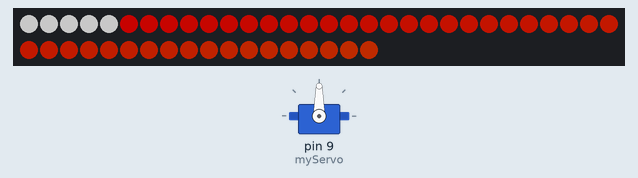
Bench run of a sketch on a simulated Arduino Uno, built with avr-gcc and run on an emulated ATmega328P. On the bench: 48 RGB LEDs in strip order, left to right, continuing on the next row, servo. Dim RGB values are drawn brighter than linear.

Above: at 0.06 s.
At 1.86 s:
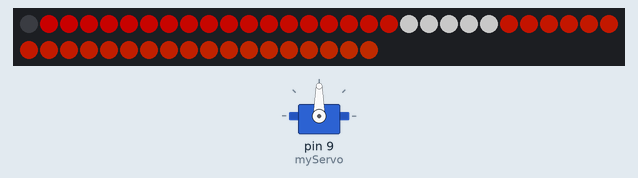
At 3.56 s:
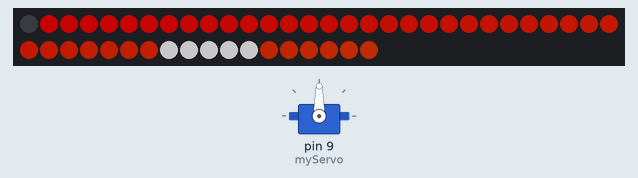
At 7.05 s:
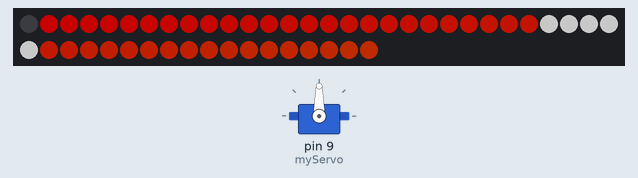
At 10.54 s:
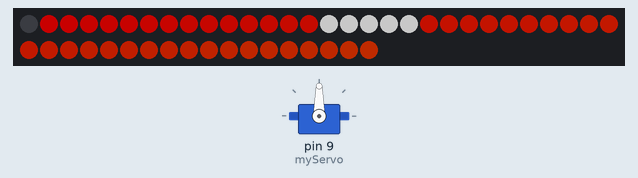
At 14.12 s:
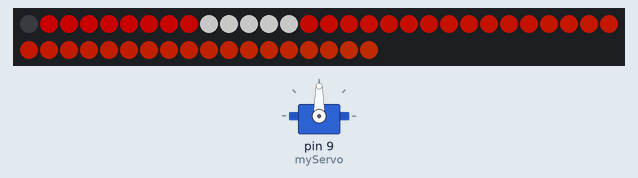

The sketch:

NUI_005_Geo_Box_02.ino
```cpp
#include <Adafruit_NeoPixel.h>
#ifdef __AVR__
#include <avr/power.h>
#endif

#define PIN 6

#define NUM_LEDS 48
#define BRIGHTNESS 100

#include <Servo.h>

Adafruit_NeoPixel strip = Adafruit_NeoPixel(NUM_LEDS, PIN, NEO_GRBW + NEO_KHZ800);

Servo myServo;  // create servo object to control a servo

int const potPin = A1; // analog pin used to connect the potentiometer
int potVal;  // variable to read the value from the analog pin
int angle;   // variable to hold the angle for the servo motor

void setup() {
  // This is for Trinket 5V 16MHz, you can remove these three lines if you are not using a Trinket
#if defined (__AVR_ATtiny85__)
  if (F_CPU == 16000000) clock_prescale_set(clock_div_1);
#endif
  // End of trinket special code

  strip.begin();
  strip.show(); // Initialize all pixels to 'off'
  strip.setBrightness(BRIGHTNESS);

  myServo.attach(9); // attaches the servo on pin 9 to the servo object
  Serial.begin(9600); // open a serial connection to your computer
}

void loop() {

  sunset(20, 75, 5);

}

void sunset(uint8_t wait, uint8_t whiteSpeed, uint8_t whiteLength ) {

  if (whiteLength >= strip.numPixels()) whiteLength = strip.numPixels() - 1;

  int head = whiteLength - 1;
  int tail = 0;

  int loops = 3;
  int loopNum = 0;

  static unsigned long lastTime = 0;


  while (true) {
    for (int j = 0; j < 256; j++) {
      for (uint16_t i = 0; i < strip.numPixels(); i++) {
        if ((i >= tail && i <= head) || (tail > head && i >= tail) || (tail > head && i <= head) ) {
          strip.setPixelColor(i, strip.Color(0, 0, 0, 255 ) );
        }
        else {
          strip.setPixelColor(i, 256 - i, i, 0, 0);
        }

      }

      if (millis() - lastTime > whiteSpeed) {
        head++;
        tail++;
        if (head == strip.numPixels()) {
          loopNum++;
        }
        lastTime = millis();
      }

      if (loopNum == loops) return;

      head %= strip.numPixels();
      tail %= strip.numPixels();
      strip.show();
      delay(wait);
    }
  }

}


// Input a value 0 to 255 to get a color value.
// The colours are a transition r - g - b - back to r.
uint32_t Wheel(byte WheelPos) {
  WheelPos = 255 - WheelPos;
  if (WheelPos < 85) {
    return strip.Color(255 - WheelPos * 3, 0, WheelPos * 3, 0);
  }
  if (WheelPos < 170) {
    WheelPos -= 85;
    return strip.Color(0, WheelPos * 3, 255 - WheelPos * 3, 0);
  }
  WheelPos -= 170;
  return strip.Color(WheelPos * 3, 255 - WheelPos * 3, 0, 0);
}

uint8_t red(uint32_t c) {
  return (c >> 16);
}
uint8_t green(uint32_t c) {
  return (c >> 8);
}
uint8_t blue(uint32_t c) {
  return (c);
}
```

Measured:
- by itself, everything shown: repeats every 13.2 s, in 140 steps
